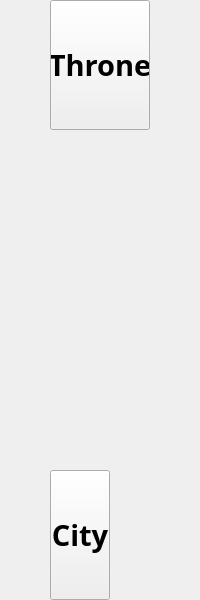
         <widget class="QWidget" name="Castle_Coridor">
          <property name="styleSheet">
           <string notr="true">border-image: url(:/map_places/places/Castle_coridor.png);</string>
          </property>
          <layout class="QGridLayout" name="gridLayout_8">
           <property name="topMargin">
            <number>0</number>
           </property>
           <property name="bottomMargin">
            <number>0</number>
           </property>
           <property name="horizontalSpacing">
            <number>0</number>
           </property>
           <property name="verticalSpacing">
            <number>160</number>
           </property>
           <item row="2" column="2">
            <widget class="QLabel" name="label_54">
             <property name="maximumSize">
              <size>
               <width>100</width>
               <height>40</height>
              </size>
             </property>
             <property name="font">
              <font>
               <pointsize>13</pointsize>
               <weight>75</weight>
               <italic>true</italic>
               <bold>true</bold>
               <underline>true</underline>
               <strikeout>true</strikeout>
              </font>
             </property>
             <property name="styleSheet">
              <string notr="true">border-image: url(:/symbols/symbols/nothing.png);</string>
             </property>
             <property name="text">
              <string/>
             </property>
            </widget>
           </item>
           <item row="0" column="2">
            <widget class="QLabel" name="label_55">
             <property name="maximumSize">
              <size>
               <width>100</width>
               <height>40</height>
              </size>
             </property>
             <property name="font">
              <font>
               <pointsize>13</pointsize>
               <weight>75</weight>
               <italic>true</italic>
               <bold>true</bold>
               <underline>true</underline>
               <strikeout>true</strikeout>
              </font>
             </property>
             <property name="styleSheet">
              <string notr="true">border-image: url(:/symbols/symbols/nothing.png);</string>
             </property>
             <property name="text">
              <string/>
             </property>
            </widget>
           </item>
           <item row="0" column="1">
            <widget class="QPushButton" name="Btn_Go_to_Throne">
             <property name="minimumSize">
              <size>
               <width>100</width>
               <height>130</height>
              </size>
             </property>
             <property name="maximumSize">
              <size>
               <width>100</width>
               <height>130</height>
              </size>
             </property>
             <property name="font">
              <font>
               <family>MV Boli</family>
               <pointsize>22</pointsize>
               <weight>75</weight>
               <bold>true</bold>
              </font>
             </property>
             <property name="whatsThis">
              <string>&lt;html&gt;&lt;head/&gt;&lt;body&gt;&lt;p&gt;&lt;br/&gt;&lt;/p&gt;&lt;/body&gt;&lt;/html&gt;</string>
             </property>
             <property name="styleSheet">
              <string notr="true">image: url(:/symbols/symbols/pointer_up.png);
border-image: url(:/symbols/symbols/nothing.png);</string>
             </property>
             <property name="text">
              <string>Throne</string>
             </property>
            </widget>
           </item>
           <item row="1" column="2">
            <widget class="QLabel" name="label_59">
             <property name="maximumSize">
              <size>
               <width>100</width>
               <height>40</height>
              </size>
             </property>
             <property name="font">
              <font>
               <pointsize>13</pointsize>
               <weight>75</weight>
               <italic>true</italic>
               <bold>true</bold>
               <underline>true</underline>
               <strikeout>true</strikeout>
              </font>
             </property>
             <property name="styleSheet">
              <string notr="true">border-image: url(:/symbols/symbols/nothing.png);</string>
             </property>
             <property name="text">
              <string/>
             </property>
            </widget>
           </item>
           <item row="1" column="0">
            <widget class="QLabel" name="label_58">
             <property name="maximumSize">
              <size>
               <width>100</width>
               <height>40</height>
              </size>
             </property>
             <property name="font">
              <font>
               <pointsize>13</pointsize>
               <weight>75</weight>
               <italic>true</italic>
               <bold>true</bold>
               <underline>true</underline>
               <strikeout>true</strikeout>
              </font>
             </property>
             <property name="styleSheet">
              <string notr="true">border-image: url(:/symbols/symbols/nothing.png);</string>
             </property>
             <property name="text">
              <string/>
             </property>
            </widget>
           </item>
           <item row="2" column="1">
            <widget class="QPushButton" name="Btn_Go_to_City">
             <property name="minimumSize">
              <size>
               <width>55</width>
               <height>130</height>
              </size>
             </property>
             <property name="maximumSize">
              <size>
               <width>60</width>
               <height>130</height>
              </size>
             </property>
             <property name="font">
              <font>
               <family>MV Boli</family>
               <pointsize>22</pointsize>
               <weight>75</weight>
               <bold>true</bold>
              </font>
             </property>
             <property name="whatsThis">
              <string>&lt;html&gt;&lt;head/&gt;&lt;body&gt;&lt;p&gt;&lt;br/&gt;&lt;/p&gt;&lt;/body&gt;&lt;/html&gt;</string>
             </property>
             <property name="styleSheet">
              <string notr="true">border-image: url(:/symbols/symbols/pointer_down.png);</string>
             </property>
             <property name="text">
              <string>City</string>
             </property>
            </widget>
           </item>
           <item row="0" column="0">
            <widget class="QLabel" name="label_56">
             <property name="maximumSize">
              <size>
               <width>100</width>
               <height>40</height>
              </size>
             </property>
             <property name="font">
              <font>
               <pointsize>13</pointsize>
               <weight>75</weight>
               <italic>true</italic>
               <bold>true</bold>
               <underline>true</underline>
               <strikeout>true</strikeout>
              </font>
             </property>
             <property name="styleSheet">
              <string notr="true">border-image: url(:/symbols/symbols/nothing.png);</string>
             </property>
             <property name="text">
              <string/>
             </property>
            </widget>
           </item>
           <item row="1" column="1">
            <widget class="QLabel" name="label_53">
             <property name="maximumSize">
              <size>
               <width>100</width>
               <height>40</height>
              </size>
             </property>
             <property name="font">
              <font>
               <pointsize>13</pointsize>
               <weight>75</weight>
               <italic>true</italic>
               <bold>true</bold>
               <underline>true</underline>
               <strikeout>true</strikeout>
              </font>
             </property>
             <property name="styleSheet">
              <string notr="true">border-image: url(:/symbols/symbols/nothing.png);</string>
             </property>
             <property name="text">
              <string/>
             </property>
            </widget>
           </item>
           <item row="2" column="0">
            <widget class="QLabel" name="label_57">
             <property name="maximumSize">
              <size>
               <width>100</width>
               <height>40</height>
              </size>
             </property>
             <property name="font">
              <font>
               <pointsize>13</pointsize>
               <weight>75</weight>
               <italic>true</italic>
               <bold>true</bold>
               <underline>true</underline>
               <strikeout>true</strikeout>
              </font>
             </property>
             <property name="styleSheet">
              <string notr="true">border-image: url(:/symbols/symbols/nothing.png);</string>
             </property>
             <property name="text">
              <string/>
             </property>
            </widget>
           </item>
          </layout>
         </widget>
